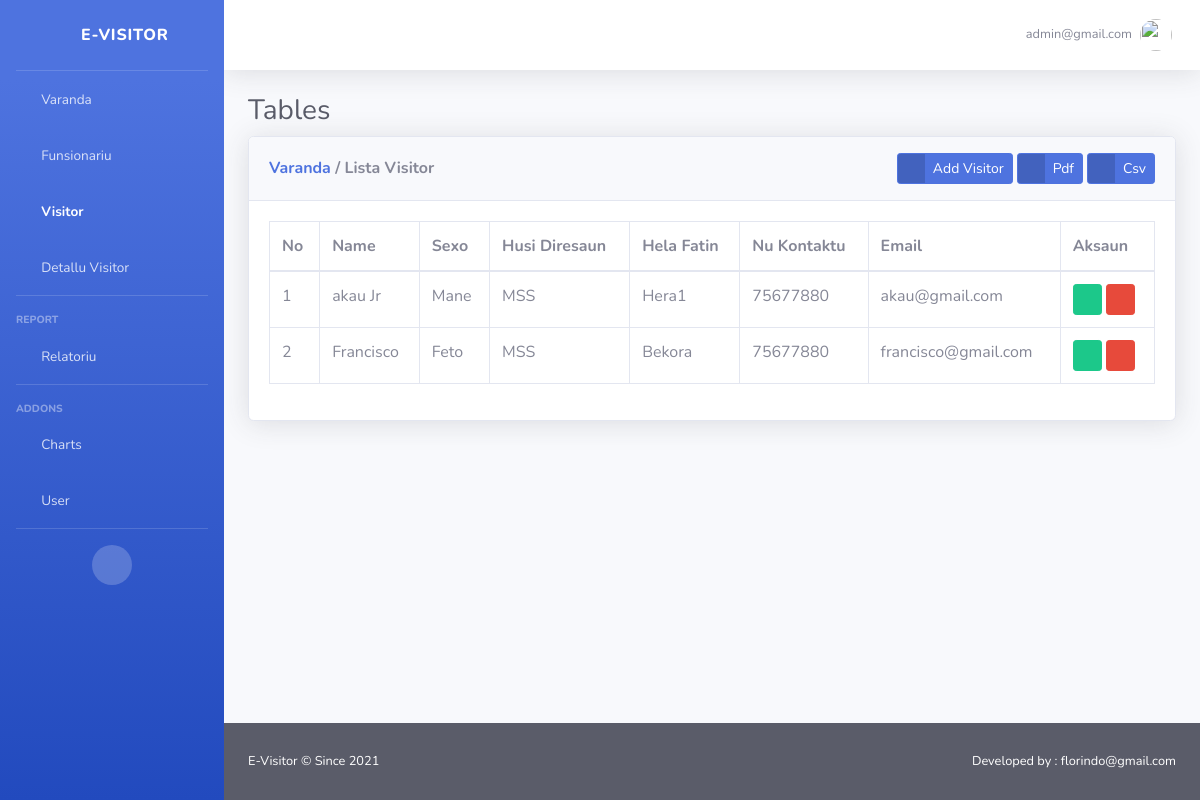
/visitor/ (signed in), run on the app's committed database.
### user/models.py (models this page shows)
class User(AbstractUser):
	is_visitor = models.BooleanField(default=False)
	is_recepcionist = models.BooleanField(default=False)
	is_funsionariu = models.BooleanField(default=False)

### admin1/models.py (models this page shows, shortened)
class Visitor(models.Model):
	SEKSU = (
			('Mane', 'Mane'),
			('Feto', 'Feto'),
			)
	naran = models.CharField(max_length=200,null=True)
	seksu = models.CharField(max_length=200,null=True,choices=SEKSU)
	husi_diresaun = models.CharField(max_length=200,null=True)
	hela_fatin = models.CharField(max_length=200,null=True)
	nu_kontaktu = models.CharField(max_length=200,null=True)
	email = models.EmailField(max_length=200,null=True)
	user = models.ForeignKey(User, on_delete=models.CASCADE, null=True)

### admin1/views.py (the view)
# urls.py: path('visitor/',visitor, name='visitor'),
@login_required
def visitor(request):
	listavisitor = Visitor.objects.all()
	data = {
	'title':"Lista Visitor",
	'active_visitor':"active",
	'dadus':listavisitor
	}
	return render(request,'visitor.html',data)

### admin1/templates/visitor.html (shortened to what this page needs)
{% extends 'main/base.html' %}
{% load static %}
{% block content %}
<div class="container-fluid">
                    <h1 class="h3 mb-2 text-gray-800">Tables</h1>
                    <div class="card shadow mb-4">
                        <div class="card-header py-3 d-flex flex-row align-items-center justify-content-between">
                            <h6 class="m-0 font-weight-bold text-primary text-muted">
                                <a href="{% url 'home' %}">Varanda</a> / Lista Visitor
                            </h6>
                            <div class="d-flex justify-content-between">
                            <a class="btn btn-sm btn-primary btn-icon-split mr-1" href="{% url 'create_visitor' %}">
                                <span class="icon text-white-50">
                                    <i class="fas fa-plus"></i>
                                </span>
                                <span class="text">Add Visitor</span>
                            </a>
                            <a class="btn btn-sm btn-primary btn-icon-split mr-1" href="{% url 'pdf_visitor' %}">
                                <span class="icon text-white-50">
                                    <i class="fas fa-print"></i>
                                </span>
                                <span class="text">Pdf</span>
                            </a>
                            <a class="btn btn-sm btn-primary btn-icon-split" href="{% url 'csv_visitor' %}">
                                <span class="icon text-white-50">
                                    <i class="fas fa-print"></i>
                                </span>
                                <span class="text">Csv</span>
                            </a>
                            </div>
                        </div>
                        <div class="card-body">
                            <div class="table-responsive">
                                <table class="table table-bordered" id="dataTable" width="100%" cellspacing="0">
                                    <thead>
                                        <tr>
                                            <th>No</th>
                                            <th>Name</th>
                                            <th>Sexo</th>
                                            <th>Husi Diresaun</th>
                                            <th>Hela Fatin</th>
                                            <th>Nu Kontaktu</th>
                                            <th>Email</th>
                                            <th>Aksaun</th>
                                        </tr>
                                    </thead>
                                    <tbody>
                                        {% for list in dadus %}
                                        <tr>
                                            <td>{{ forloop.counter }}</td>
                                            <td class="editable" data-id="{{list.id}}" data-type="naran" data-url="{% url 'liveVisSave' %}">{{ list.naran }}</td>
                                            <td class="editable" data-id="{{list.id}}" data-type="naran" data-url="{% url 'liveVisSave' %}">{{ list.seksu }}</td>
                                            <td class="editable" data-id="{{list.id}}" data-type="naran" data-url="{% url 'liveVisSave' %}">{{ list.husi_diresaun }}</td>
                                            <td class="editable" data-id="{{list.id}}" data-type="naran" data-url="{% url 'liveVisSave' %}">{{ list.hela_fatin }}</td>
                                            <td class="editable" data-id="{{list.id}}" data-type="naran" data-url="{% url 'liveVisSave' %}">{{ list.nu_kontaktu }}</td>
                                            <td class="editable" data-id="{{list.id}}" data-type="naran" data-url="{% url 'liveVisSave' %}">{{ list.email }}</td>
                                            <td><a href="{% url 'update_visitor' list.id %}" class="btn btn-sm btn-success">
                                                <span class="icon">
                                                    <i class="fas fa-edit"></i>
                                                </span></a>
                                               <button type="button" class="btn btn-sm btn-danger" data-toggle="modal" data-target="#delete-{{ list.id }}" style="text-decoration: none"><i class="fa fa-trash"></i></button>
                                            </td>
                                        </tr>
                                        {% endfor %}
                                    </tbody>
                                </table>
                            </div>
                        </div>
                    </div>
                </div>
{% endblock %}

### admin1/templates/main/topbar.html (shortened to what this page needs)
{% load static %}
<nav class="navbar navbar-expand navbar-light bg-white topbar mb-4 static-top shadow">
                    <ul class="navbar-nav ml-auto">
                        <li class="nav-item dropdown no-arrow">
                            <a class="nav-link dropdown-toggle" href="#" id="userDropdown" role="button"
                                data-toggle="dropdown" aria-haspopup="true" aria-expanded="false">
                                <span class="mr-2 d-none d-lg-inline text-gray-600 small">{{request.user.email}}</span>
                                <img class="img-profile rounded-circle"
                                    src=" {% static 'img/undraw_profile.svg' %}">
                            </a>
                        </li>
                    </ul>
                </nav>

### data on the page
User: user.email "admin@gmail.com"
Visitor: naran "akau Jr", seksu "Mane", husi_diresaun "MSS", hela_fatin "Hera1", nu_kontaktu "75677880", email "akau@gmail.com"
Visitor: naran "Francisco", seksu "Feto", husi_diresaun "MSS", hela_fatin "Bekora", nu_kontaktu "75677880", email "francisco@gmail.com"
